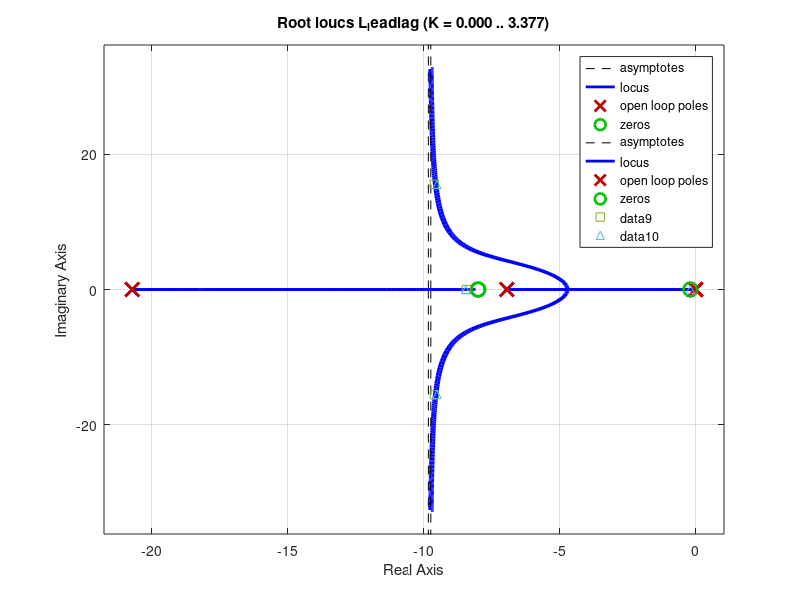
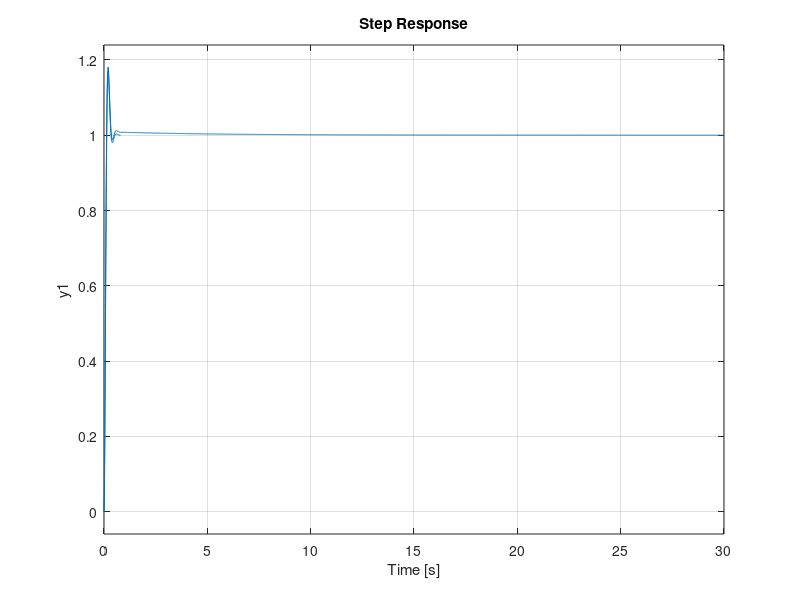
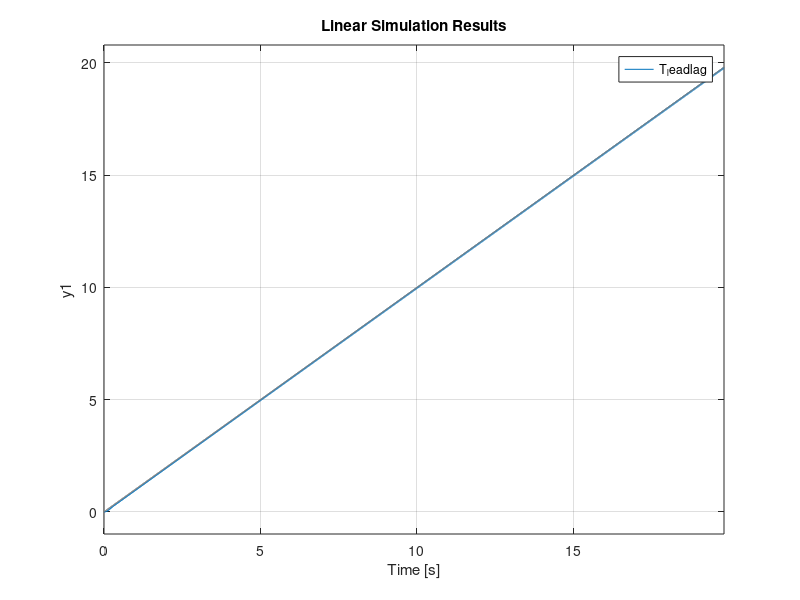

Write MATLAB code to recreate these figures, in order.
close all
%% EXP1.1; DESIGN PHASE LEAD COMPENSATOR
% AVERAGE TAU_M AND ALPHA VALUES FROM LAB 2
tau_m = (0.133 + 0.155)/2;
A = (25.877 + 30.303)/2;
% CREATE SYSTEM FROM VALUES
sysG = tf(1, [1,1/tau_m,0]);
polesG = pole(sysG); % DETERMINE POLES OF THE SYSTEM

% DESIGN REQUIREMENTS
po = 20;
settle_time = 0.5;

% CALCULATE REAL PART OF DESIRED ROOT LOCUS USING 2ND-ORDER SYS APPROXIMATION
sigma = 4 / settle_time;
% CALCULATE ZETA USING PERCENT OVERSHOOT
zeta = -log(po/100)/sqrt(pi^2 + log(po/100)^2);
phi = acos(zeta); % DETERMINE ANGLE FROM ZETA
omega = sigma * tan(phi); % CALCULATE IMAGINARY PART OF DESIRED ROOT LOCUS

poles_rlocus = [(-sigma + omega*1j) (-sigma - omega*1j)];
s0 = poles_rlocus(1); % PICK POSITIVE IMAGINARY ROOT FOR CALCULATIONS

% PLACE ZERO UNDER ROOT LOCUS
z = sigma;

% PHASE CONDITION
% DETERMINE PHASE CONTRIBUTIONS FROM POLES OF PLANT
phase0 = rad2deg(atan2(imag(s0) - imag(polesG(1)), real(s0) - real(polesG(1))));
phase1 = rad2deg(atan2(imag(s0) - imag(polesG(2)), real(s0) - real(polesG(2))));
angle_G = -phase0  - phase1;

% DETERMINE REQUIRED PHASE CONTRIBUTION FROM CONTROLLER; DETERMINE POSITION OF POLE
angle_Gc = 180 - angle_G - 360; 
angle_Gc_pole = 90 - angle_Gc;
p = (sigma - omega*tan(angle_Gc_pole));

% PLACE ZEROS AND POLES FOR CONTROLLER AT -Z AND -P
Gc_zero = -z;
Gc_pole = -p;

% MAGNITUDE CONDITION
% DETERMINE MAGNITUDE CONTRIBUTIONS FROM POLES AND ZEROS
mag_poles = norm(s0 - polesG(1)) * norm(s0 - polesG(2)) * norm(s0 - Gc_pole);
mag_zeros = omega;

kG = A/tau_m; % PLANT GAIN

% DETERMINE CONTROLLER GAIN FROM MAGNITUDE CONDITION
kc = (1/kG) * (mag_poles/mag_zeros); 

%% EXP1.2; CALCULATE VELOCITY ERROR CONSTANT
kv = (kG * kc * z) / (p/tau_m);

%% REDUCE STEADY STATE ERROR DUE TO STEP DISTRUBANCE BY FACTOR OF 10
zlag = 0.2;
plag = 0.02;
% CHECK ANGLE DIFFERENCE
phase0_lag = rad2deg(atan2(imag(s0) - imag(-zlag), real(s0) - real(-zlag)));
phase1_lag = rad2deg(atan2(imag(s0) - imag(-plag), real(s0) - real(-plag)));
angle_lag = abs(phase0_lag - phase1_lag)

% %% EXP1.3; COMPUTE CLOSED-LOOP TRANSFER FUNCTION T(s)
% sysGc = tf([1,Gc_zero],[1,Gc_pole]); % SYSTEM FOR CONTROLLER
% 
% G = series(sysG, kG); % INTRODUCE PLANT GAIN
% Gc_lead = series(sysGc, kc); % INTRODUCE CONTROLLER GAIN

G = tf(A/tau_m,[1,1/tau_m,0]);
Gc_lead=tf(kc*[1,z],[1,p]);

zlag = 0.2;
plag = zlag/10;

%Construct the transfer function model of the lead-lag compensator
lag_system=tf([1,zlag],[1,plag]);
Gc_leadlag=series(lag_system,Gc_lead);

%Construct the open loop transfer functions
L_lead=series(Gc_lead,G);
L_leadlag=series(Gc_leadlag,G);

%Draw the root locus plots
figure(1)
rlocus(L_lead)
hold on
rlocus(L_leadlag)

%Construct closed loop transfer functions
T_lead=feedback(L_lead,1);
T_leadlag=feedback(L_leadlag,1);

%Determine closed-loop pole positions
cl_poles_lead = pole(T_lead)
cl_poles_leadlag = pole(T_leadlag)

%Plot the closed loop pole positions. Lead with square, lead-lag with
%triangle
plot(real(cl_poles_lead),imag(cl_poles_lead),'s');
plot(real(cl_poles_leadlag),imag(cl_poles_leadlag),'^')

%Calculate the step responses
figure(2)
step(T_lead)
hold on
step(T_leadlag)

%Calculate the ramp responses
figure(3)
[maxpole,index_maxpole]=max(real(cl_poles_leadlag));
Tmax=4/abs(maxpole);
tvec=0:0.01:Tmax;
input_vec=tvec;
lsim(T_lead,input_vec,tvec)
hold on
lsim(T_leadlag,input_vec,tvec)